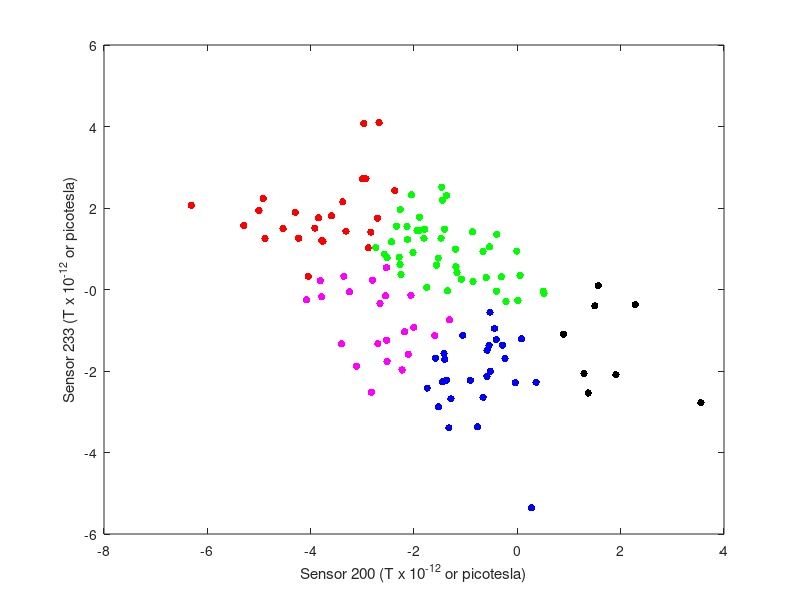

The MATLAB script that drew this image: (Note: this script raises an error after producing the figure.)
%% This script classifies data from Sensors 200 and 233 (corresponding to visual cortex) of MEG.
% The script first classifies data using K-means clustering, then a Support
% Vector machine for comparison. This experiment involved an MEG being used
% to record brain electrical activity in a test subject being shown a
% series of predefined images.

load('kmeans_results.mat');
load('MEG_decoding_data_final.mat');
load('SVM_prediction.mat');

X = MEG_data(:,[200,233]);

% The clustering of the data will change each time kmeans is run. This is
% because K-means uses a random start point and random iterations.

IDX = kmeans(X,5);
        
f1 = figure('Name','Kmeans clustering of MEG data');
plot(X(IDX==1,1),X(IDX==1,2),'b.','MarkerSize',16)
hold on
plot(X(IDX==2,1),X(IDX==2,2),'r.','MarkerSize',16)
plot(X(IDX==3,1),X(IDX==3,2),'g.','MarkerSize',16)
plot(X(IDX==4,1),X(IDX==4,2),'k.','MarkerSize',16)
plot(X(IDX==5,1),X(IDX==5,2),'m.','MarkerSize',16)

xlabel('Sensor 200 (T x 10^{-12} or picotesla)');
ylabel('Sensor 233 (T x 10^{-12} or picotesla)');
set(gca,'Xticklabel', {'-8','-6','-4','-2','0','2','4'});
set(gca,'Yticklabel', {'-6','-4','-2','-0','2','4','6'});

disp('K-means clusters have been plotted.');

%% Classification of the data using a Support Vector Machine (SVM)
% The svmtrain method performs the training phase of the SVM algorithm that
% generates the hyperplane to separate our data. SVMStruct contains the 
% parameters that describe the hyperplane.

%% Train your SVMStruct classifier, then use it with fitcsvm here.
SVMStruct = fitcsvm(train_data,train_cat_labels,'Standardize','on'); 
pred = predict(SVMStruct,test_data);

%% Adds an apostrophe to properly orient the data.
pred = pred';
        
%% Display the pred and test_cat_labels here one you can visually compare them. 
disp('The predicted image categories are as follows:');        
disp(pred);
disp('The correct image categories are as follows:');
disp(test_cat_labels);
        
%% Calculates the accuracy of the SVM Prediction by replacing the question marks.
A = sum(pred==test_cat_labels);
accuracy = A/length(pred);
accuracy = accuracy*100;
Message = ['The accuracy of this SVM Classifier is ',num2str(accuracy),' percent.'];
disp(Message);

